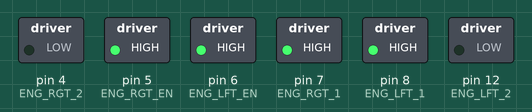
This sketch was run on a simulated Arduino Uno, built with avr-gcc and run on an emulated ATmega328P. Parts: switched loads named in the sketch (green lamp = pin HIGH). What the sketch prints to the serial monitor is not drawn.

Above: at 0.1 s.
Timing chart, 0 to 1.6 s (numbered marks = the images above):
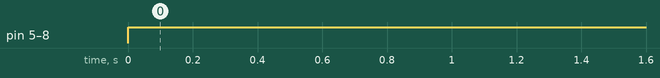

Measured:
- by itself, pin 5 (ENG_RGT_EN), pin 6 (ENG_LFT_EN), pin 7 (ENG_RGT_1), pin 8 (ENG_LFT_1): LOW → HIGH at 0.00 s

The sketch:

test.ino
```cpp
//test file
#define 	ENG_RGT_1 	7
#define 	ENG_RGT_2	4
#define 	ENG_RGT_EN	5

#define 	ENG_LFT_1	8
#define 	ENG_LFT_2	12
#define 	ENG_LFT_EN	6

void setup () {

  Serial.begin(9600);
	pinMode(ENG_RGT_1, OUTPUT);
	pinMode(ENG_RGT_2, OUTPUT);
	pinMode(ENG_LFT_1, OUTPUT);
	pinMode(ENG_LFT_2, OUTPUT);

	//using the L293 IC bridge
	pinMode(ENG_RGT_EN, OUTPUT);
	pinMode(ENG_LFT_EN, OUTPUT);

}

void loop () {
  int spt;
//spt = analogRead(4)/4 - 128;
Serial.println(spt);
digitalWrite(ENG_RGT_1, 1);
digitalWrite(ENG_RGT_2, 0);
analogWrite(ENG_RGT_EN,255);
digitalWrite(ENG_LFT_1, 1);
digitalWrite(ENG_LFT_2, 0);
analogWrite(ENG_LFT_EN,255);


}
```
